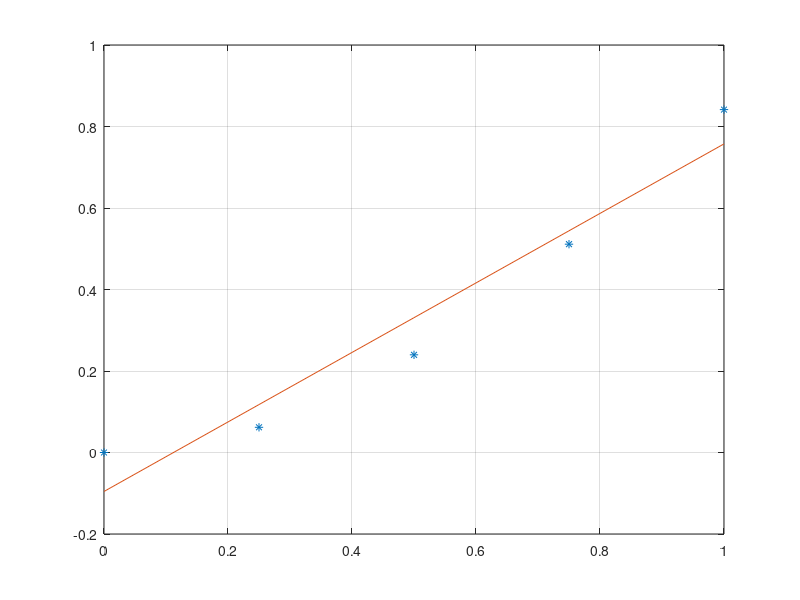

This chart was generated by the following MATLAB code:
clc;
clear;
close all;

% Input
x = [0, 0.25, 0.5, 0.75, 1];
F = @(x)(x.*sin(x));

% Algorithm
y = F(x');
n = length(y);

A = [n, sum(x); sum(x), sum(x.^2)];
B = [sum(y); x*y];

ba = A\B;

% Output
fprintf('|%.10f\t%.10f\t||b| |%.10f\t|\n', A(1,1), A(1, 2), B(1));
fprintf('|%.10f\t%.10f\t||a|=|%.10f\t|\n', A(2,1), A(2, 2), B(2));
fprintf('\n|b| |%.10f\t|\n|a|=|%.10f\t|\n', ba(1), ba(2));
fprintf('\ny = a*x + b = %.10f*x + %.10f\n', ba(2), ba(1));

% Plot
yy = [ones(n, 1), x']*ba;
plot(x, y, '*', x, yy, '-');
grid on;

% **************************************************^**************************************************
% *****************************# Copyright by Ali Forouzandeh Hafshejani #*****************************
% ******************************# Scientific Computing Specialist 20@21 #******************************
% **************************************************^**************************************************